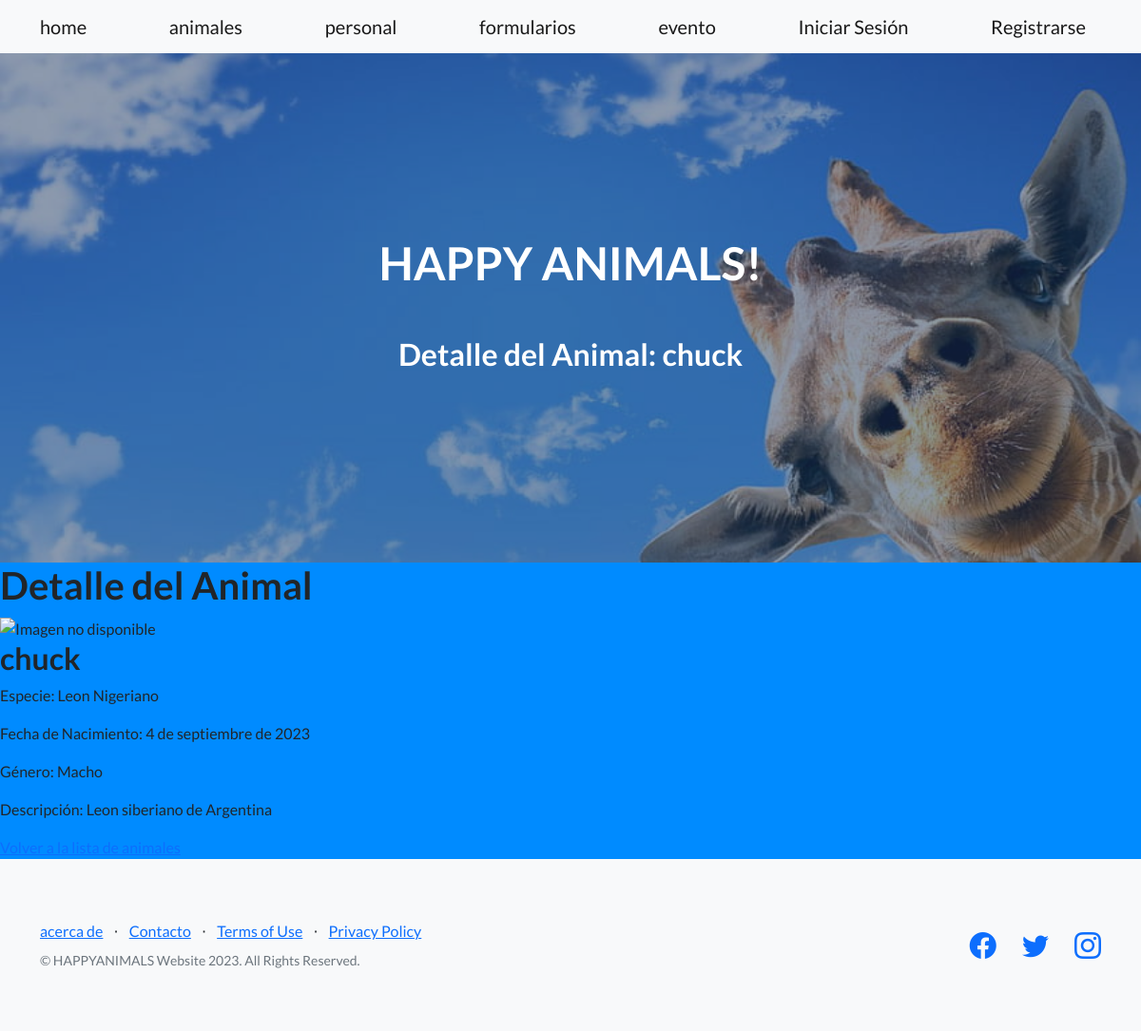
Screenshot of /detalle_animal/1/ with the database file from the repository.
### aplicacion/models.py (models this page shows)
class Animal(models.Model):
    nombre = models.CharField(max_length=100)
    especie = models.CharField(max_length=100)
    fecha_nacimiento = models.DateField()
    genero = models.CharField(max_length=10, choices=[('M', 'Macho'), ('H', 'Hembra')])
    descripcion = models.TextField()
    imagen = models.ImageField(upload_to='animales/', null=True, blank=True)

### aplicacion/views.py (the view)
# urls.py: path('detalle_animal/<int:animal_id>/', detalle_animal, name='detalle_animal'),
def detalle_animal(request, animal_id):
    animal = get_object_or_404(Animal, id=animal_id)
    return render(request, 'aplicacion/detalle_animal.html', {'animal': animal})

### aplicacion/templates/aplicacion/detalle_animal.html
{% extends 'aplicacion/base.html' %}
{% load static %}
{% block titulo %}
    Detalle del Animal: {{ animal.nombre }}
{% endblock titulo %}
{% block contenido %}
    <h1>Detalle del Animal</h1>
    <div class="animal-details">
        {% if animal.imagen %}
            <img src="{{ animal.imagen.url }}" alt="{{ animal.nombre }}">
        {% else %}
            <img src="{% static 'placeholder.jpg' %}" alt="Imagen no disponible">
        {% endif %}
        <h2>{{ animal.nombre }}</h2>
        <p>Especie: {{ animal.especie }}</p>
        <p>Fecha de Nacimiento: {{ animal.fecha_nacimiento }}</p>
        <p>Género: {{ animal.get_genero_display }}</p>
        <p>Descripción: {{ animal.descripcion }}</p>
    </div>
    <a href="{% url 'animales' %}">Volver a la lista de animales</a>
{% endblock contenido %}

### aplicacion/templates/aplicacion/base.html (style rules this page uses)
body { background-color: #008BFF; }

### rows the page displays
Animal: nombre "chuck", especie "Leon Nigeriano", fecha_nacimiento "4 de septiembre de 2023", genero "Macho", descripcion "Leon siberiano de Argentina"
